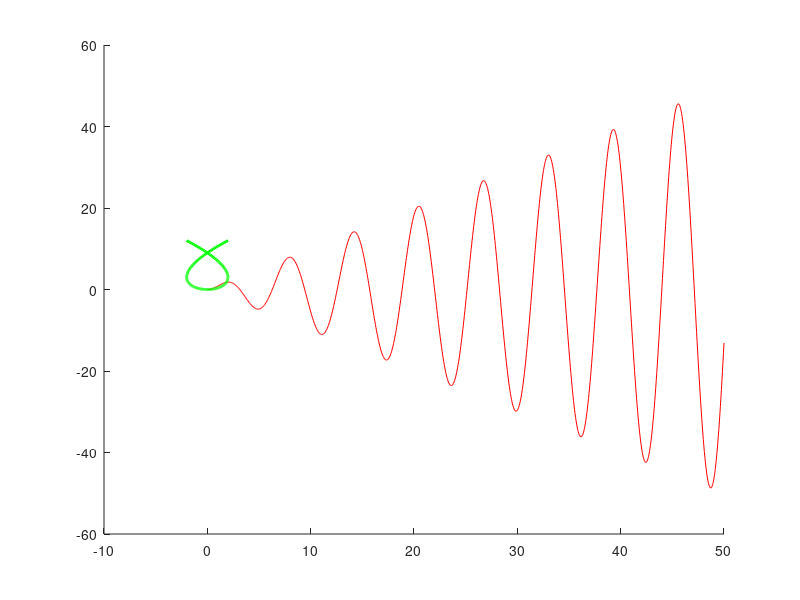
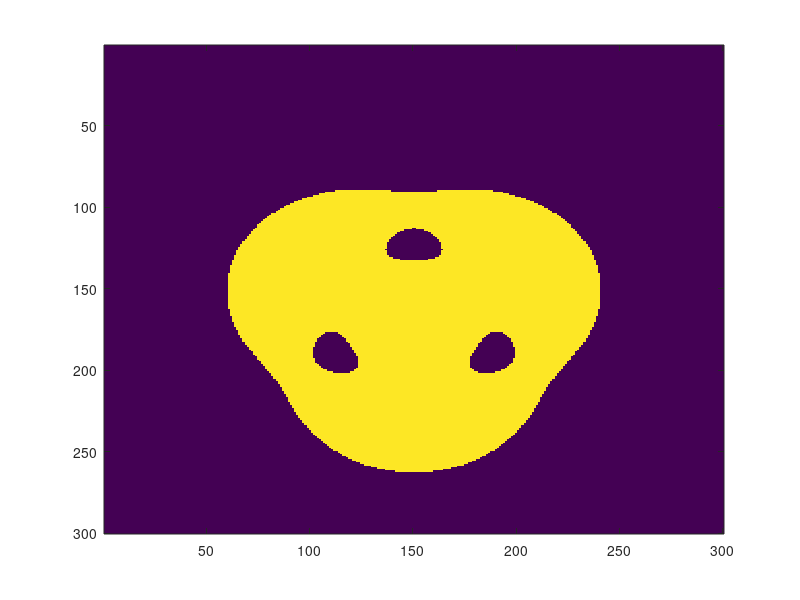

The MATLAB source for these figures, in order:
# Keep plots
	hold on

# 1
	s=linspace(0,50,1000);
	plot( s, s.*sin(s), 'r')

# 2
	t=linspace(-2,2,200);
	X=t.*(3-t.^2);
	Y=3*t.^2;
	plot(X, Y, 'g','LineWidth',2)

# 3
	M=zeros(300);
	Z=linspace(-5,5,300);
	for i=1:300
		for j=1:300
			y=Z(i);
			x=Z(j);
			f =((x-1)^2+y^2-4)*((x+1)^2+y^2-4)*(x^2+(y-sqrt(3))^2-4);
			if(f<10)
				M(i,j)=10;
			elseif(f<5)
				M(i,j)=5;
			elseif(f<1)
				M(i,j)=1;
			end
		end
	end
	figure(3)
	imagesc(M)
